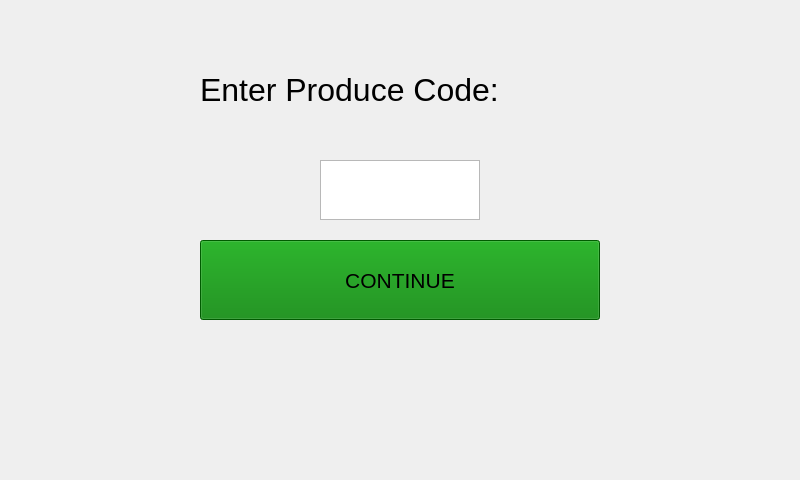
<?xml version="1.0" encoding="UTF-8"?>
<ui version="4.0">
 <class>Dialog</class>
 <widget class="QDialog" name="Dialog">
  <property name="geometry">
   <rect>
    <x>0</x>
    <y>0</y>
    <width>800</width>
    <height>480</height>
   </rect>
  </property>
  <property name="windowTitle">
   <string>Dialog</string>
  </property>
  <widget class="QTextEdit" name="textEdit">
   <property name="geometry">
    <rect>
     <x>320</x>
     <y>160</y>
     <width>160</width>
     <height>60</height>
    </rect>
   </property>
   <property name="html">
    <string>&lt;!DOCTYPE HTML PUBLIC &quot;-//W3C//DTD HTML 4.0//EN&quot; &quot;http://www.w3.org/TR/REC-html40/strict.dtd&quot;&gt;
&lt;html&gt;&lt;head&gt;&lt;meta name=&quot;qrichtext&quot; content=&quot;1&quot; /&gt;&lt;style type=&quot;text/css&quot;&gt;
p, li { white-space: pre-wrap; }
&lt;/style&gt;&lt;/head&gt;&lt;body style=&quot; font-family:'MS Shell Dlg 2'; font-size:7.8pt; font-weight:400; font-style:normal;&quot;&gt;
&lt;p align=&quot;center&quot; style=&quot;-qt-paragraph-type:empty; margin-top:0px; margin-bottom:0px; margin-left:0px; margin-right:0px; -qt-block-indent:0; text-indent:0px;&quot;&gt;&lt;br /&gt;&lt;/p&gt;&lt;/body&gt;&lt;/html&gt;</string>
   </property>
  </widget>
  <widget class="QLabel" name="label">
   <property name="geometry">
    <rect>
     <x>200</x>
     <y>40</y>
     <width>400</width>
     <height>100</height>
    </rect>
   </property>
   <property name="font">
    <font>
     <pointsize>24</pointsize>
    </font>
   </property>
   <property name="text">
    <string>Enter Produce Code:</string>
   </property>
  </widget>
  <widget class="QPushButton" name="pushButton_2">
   <property name="geometry">
    <rect>
     <x>200</x>
     <y>240</y>
     <width>400</width>
     <height>80</height>
    </rect>
   </property>
   <property name="font">
    <font>
     <pointsize>16</pointsize>
    </font>
   </property>
   <property name="styleSheet">
    <string notr="true">background-color: green;
</string>
   </property>
   <property name="text">
    <string>CONTINUE</string>
   </property>
   <property name="autoDefault">
    <bool>false</bool>
   </property>
  </widget>
 </widget>
 <resources/>
 <connections/>
</ui>
